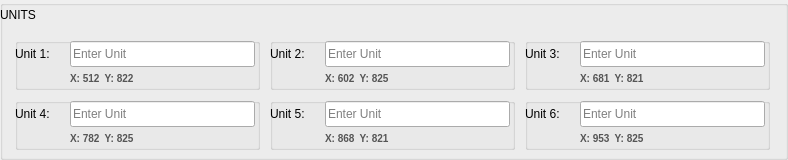
     <widget class="QGroupBox" name="unitSelectionGroup">
      <property name="geometry">
       <rect>
        <x>10</x>
        <y>668</y>
        <width>788</width>
        <height>160</height>
       </rect>
      </property>
      <property name="title">
       <string/>
      </property>
      <widget class="QLabel" name="unitSelectionHeaderLabel">
       <property name="geometry">
        <rect>
         <x>0</x>
         <y>0</y>
         <width>788</width>
         <height>30</height>
        </rect>
       </property>
       <property name="text">
        <string>UNITS</string>
       </property>
      </widget>
      <widget class="QGroupBox" name="unit1Group">
       <property name="geometry">
        <rect>
         <x>15</x>
         <y>38</y>
         <width>245</width>
         <height>52</height>
        </rect>
       </property>
       <property name="title">
        <string/>
       </property>
       <widget class="QLabel" name="unit1HeaderLabel">
        <property name="geometry">
         <rect>
          <x>0</x>
          <y>5</y>
          <width>55</width>
          <height>22</height>
         </rect>
        </property>
        <property name="text">
         <string>Unit 1:</string>
        </property>
        <property name="alignment">
         <set>Qt::AlignLeft|Qt::AlignVCenter</set>
        </property>
       </widget>
       <widget class="QLineEdit" name="unit1NameInput">
        <property name="geometry">
         <rect>
          <x>55</x>
          <y>3</y>
          <width>185</width>
          <height>26</height>
         </rect>
        </property>
        <property name="placeholderText">
         <string>Enter Unit</string>
        </property>
        <property name="alignment">
         <set>Qt::AlignLeft|Qt::AlignVCenter</set>
        </property>
       </widget>
       <widget class="QLabel" name="unit1CoordsLabel">
        <property name="geometry">
         <rect>
          <x>55</x>
          <y>32</y>
          <width>150</width>
          <height>16</height>
         </rect>
        </property>
        <property name="styleSheet">
         <string notr="true">color: #555555; font-family: "Menlo", "SF Mono", monospace; font-size: 10px; font-weight: 500; background-color: transparent;</string>
        </property>
        <property name="text">
         <string>X: 512  Y: 822</string>
        </property>
        <property name="alignment">
         <set>Qt::AlignLeft|Qt::AlignVCenter</set>
        </property>
       </widget>
       <widget class="QLabel" name="unit1SavedLabel">
        <property name="geometry">
         <rect>
          <x>180</x>
          <y>32</y>
          <width>50</width>
          <height>16</height>
         </rect>
        </property>
        <property name="styleSheet">
         <string notr="true">color: #22C55E; font-size: 9px; background-color: transparent;</string>
        </property>
        <property name="text">
         <string/>
        </property>
       </widget>
      </widget>
      <widget class="QGroupBox" name="unit2Group">
       <property name="geometry">
        <rect>
         <x>270</x>
         <y>38</y>
         <width>245</width>
         <height>52</height>
        </rect>
       </property>
       <property name="title">
        <string/>
       </property>
       <widget class="QLabel" name="unit2HeaderLabel">
        <property name="geometry">
         <rect>
          <x>0</x>
          <y>5</y>
          <width>55</width>
          <height>22</height>
         </rect>
        </property>
        <property name="text">
         <string>Unit 2:</string>
        </property>
        <property name="alignment">
         <set>Qt::AlignLeft|Qt::AlignVCenter</set>
        </property>
       </widget>
       <widget class="QLineEdit" name="unit2NameInput">
        <property name="geometry">
         <rect>
          <x>55</x>
          <y>3</y>
          <width>185</width>
          <height>26</height>
         </rect>
        </property>
        <property name="placeholderText">
         <string>Enter Unit</string>
        </property>
        <property name="alignment">
         <set>Qt::AlignLeft|Qt::AlignVCenter</set>
        </property>
       </widget>
       <widget class="QLabel" name="unit2CoordsLabel">
        <property name="geometry">
         <rect>
          <x>55</x>
          <y>32</y>
          <width>150</width>
          <height>16</height>
         </rect>
        </property>
        <property name="styleSheet">
         <string notr="true">color: #555555; font-family: "Menlo", "SF Mono", monospace; font-size: 10px; font-weight: 500; background-color: transparent;</string>
        </property>
        <property name="text">
         <string>X: 602  Y: 825</string>
        </property>
        <property name="alignment">
         <set>Qt::AlignLeft|Qt::AlignVCenter</set>
        </property>
       </widget>
       <widget class="QLabel" name="unit2SavedLabel">
        <property name="geometry">
         <rect>
          <x>180</x>
          <y>32</y>
          <width>50</width>
          <height>16</height>
         </rect>
        </property>
        <property name="styleSheet">
         <string notr="true">color: #22C55E; font-size: 9px; background-color: transparent;</string>
        </property>
        <property name="text">
         <string/>
        </property>
       </widget>
      </widget>
      <widget class="QGroupBox" name="unit3Group">
       <property name="geometry">
        <rect>
         <x>525</x>
         <y>38</y>
         <width>245</width>
         <height>52</height>
        </rect>
       </property>
       <property name="title">
        <string/>
       </property>
       <widget class="QLabel" name="unit3HeaderLabel">
        <property name="geometry">
         <rect>
          <x>0</x>
          <y>5</y>
          <width>55</width>
          <height>22</height>
         </rect>
        </property>
        <property name="text">
         <string>Unit 3:</string>
        </property>
        <property name="alignment">
         <set>Qt::AlignLeft|Qt::AlignVCenter</set>
        </property>
       </widget>
       <widget class="QLineEdit" name="unit3NameInput">
        <property name="geometry">
         <rect>
          <x>55</x>
          <y>3</y>
          <width>185</width>
          <height>26</height>
         </rect>
        </property>
        <property name="placeholderText">
         <string>Enter Unit</string>
        </property>
        <property name="alignment">
         <set>Qt::AlignLeft|Qt::AlignVCenter</set>
        </property>
       </widget>
       <widget class="QLabel" name="unit3CoordsLabel">
        <property name="geometry">
         <rect>
          <x>55</x>
          <y>32</y>
          <width>150</width>
          <height>16</height>
         </rect>
        </property>
        <property name="styleSheet">
         <string notr="true">color: #555555; font-family: "Menlo", "SF Mono", monospace; font-size: 10px; font-weight: 500; background-color: transparent;</string>
        </property>
        <property name="text">
         <string>X: 681  Y: 821</string>
        </property>
        <property name="alignment">
         <set>Qt::AlignLeft|Qt::AlignVCenter</set>
        </property>
       </widget>
       <widget class="QLabel" name="unit3SavedLabel">
        <property name="geometry">
         <rect>
          <x>180</x>
          <y>32</y>
          <width>50</width>
          <height>16</height>
         </rect>
        </property>
        <property name="styleSheet">
         <string notr="true">color: #22C55E; font-size: 9px; background-color: transparent;</string>
        </property>
        <property name="text">
         <string/>
        </property>
       </widget>
      </widget>
      <widget class="QGroupBox" name="unit4Group">
       <property name="geometry">
        <rect>
         <x>15</x>
         <y>98</y>
         <width>245</width>
         <height>52</height>
        </rect>
       </property>
       <property name="title">
        <string/>
       </property>
       <widget class="QLabel" name="unit4HeaderLabel">
        <property name="geometry">
         <rect>
          <x>0</x>
          <y>5</y>
          <width>55</width>
          <height>22</height>
         </rect>
        </property>
        <property name="text">
         <string>Unit 4:</string>
        </property>
        <property name="alignment">
         <set>Qt::AlignLeft|Qt::AlignVCenter</set>
        </property>
       </widget>
       <widget class="QLineEdit" name="unit4NameInput">
        <property name="geometry">
         <rect>
          <x>55</x>
          <y>3</y>
          <width>185</width>
          <height>26</height>
         </rect>
        </property>
        <property name="placeholderText">
         <string>Enter Unit</string>
        </property>
        <property name="alignment">
         <set>Qt::AlignLeft|Qt::AlignVCenter</set>
        </property>
       </widget>
       <widget class="QLabel" name="unit4CoordsLabel">
        <property name="geometry">
         <rect>
          <x>55</x>
          <y>32</y>
          <width>150</width>
          <height>16</height>
         </rect>
        </property>
        <property name="styleSheet">
         <string notr="true">color: #555555; font-family: "Menlo", "SF Mono", monospace; font-size: 10px; font-weight: 500; background-color: transparent;</string>
        </property>
        <property name="text">
         <string>X: 782  Y: 825</string>
        </property>
        <property name="alignment">
         <set>Qt::AlignLeft|Qt::AlignVCenter</set>
        </property>
       </widget>
       <widget class="QLabel" name="unit4SavedLabel">
        <property name="geometry">
         <rect>
          <x>180</x>
          <y>32</y>
          <width>50</width>
          <height>16</height>
         </rect>
        </property>
        <property name="styleSheet">
         <string notr="true">color: #22C55E; font-size: 9px; background-color: transparent;</string>
        </property>
        <property name="text">
         <string/>
        </property>
       </widget>
      </widget>
      <widget class="QGroupBox" name="unit5Group">
       <property name="geometry">
        <rect>
         <x>270</x>
         <y>98</y>
         <width>245</width>
         <height>52</height>
        </rect>
       </property>
       <property name="title">
        <string/>
       </property>
       <widget class="QLabel" name="unit5HeaderLabel">
        <property name="geometry">
         <rect>
          <x>0</x>
          <y>5</y>
          <width>55</width>
          <height>22</height>
         </rect>
        </property>
        <property name="text">
         <string>Unit 5:</string>
        </property>
        <property name="alignment">
         <set>Qt::AlignLeft|Qt::AlignVCenter</set>
        </property>
       </widget>
       <widget class="QLineEdit" name="unit5NameInput">
        <property name="geometry">
         <rect>
          <x>55</x>
          <y>3</y>
          <width>185</width>
          <height>26</height>
         </rect>
        </property>
        <property name="placeholderText">
         <string>Enter Unit</string>
        </property>
        <property name="alignment">
         <set>Qt::AlignLeft|Qt::AlignVCenter</set>
        </property>
       </widget>
       <widget class="QLabel" name="unit5CoordsLabel">
        <property name="geometry">
         <rect>
          <x>55</x>
          <y>32</y>
          <width>150</width>
          <height>16</height>
         </rect>
        </property>
        <property name="styleSheet">
         <string notr="true">color: #555555; font-family: "Menlo", "SF Mono", monospace; font-size: 10px; font-weight: 500; background-color: transparent;</string>
        </property>
        <property name="text">
         <string>X: 868  Y: 821</string>
        </property>
        <property name="alignment">
         <set>Qt::AlignLeft|Qt::AlignVCenter</set>
        </property>
       </widget>
       <widget class="QLabel" name="unit5SavedLabel">
        <property name="geometry">
         <rect>
          <x>180</x>
          <y>32</y>
          <width>50</width>
          <height>16</height>
         </rect>
        </property>
        <property name="styleSheet">
         <string notr="true">color: #22C55E; font-size: 9px; background-color: transparent;</string>
        </property>
        <property name="text">
         <string/>
        </property>
       </widget>
      </widget>
      <widget class="QGroupBox" name="unit6Group">
       <property name="geometry">
        <rect>
         <x>525</x>
         <y>98</y>
         <width>245</width>
         <height>52</height>
        </rect>
       </property>
       <property name="title">
        <string/>
       </property>
       <widget class="QLabel" name="unit6HeaderLabel">
        <property name="geometry">
         <rect>
          <x>0</x>
          <y>5</y>
          <width>55</width>
          <height>22</height>
         </rect>
        </property>
        <property name="text">
         <string>Unit 6:</string>
        </property>
        <property name="alignment">
         <set>Qt::AlignLeft|Qt::AlignVCenter</set>
        </property>
       </widget>
       <widget class="QLineEdit" name="unit6NameInput">
        <property name="geometry">
         <rect>
          <x>55</x>
          <y>3</y>
          <width>185</width>
          <height>26</height>
         </rect>
        </property>
        <property name="placeholderText">
         <string>Enter Unit</string>
        </property>
        <property name="alignment">
         <set>Qt::AlignLeft|Qt::AlignVCenter</set>
        </property>
       </widget>
       <widget class="QLabel" name="unit6CoordsLabel">
        <property name="geometry">
         <rect>
          <x>55</x>
          <y>32</y>
          <width>150</width>
          <height>16</height>
         </rect>
        </property>
        <property name="styleSheet">
         <string notr="true">color: #555555; font-family: "Menlo", "SF Mono", monospace; font-size: 10px; font-weight: 500; background-color: transparent;</string>
        </property>
        <property name="text">
         <string>X: 953  Y: 825</string>
        </property>
        <property name="alignment">
         <set>Qt::AlignLeft|Qt::AlignVCenter</set>
        </property>
       </widget>
       <widget class="QLabel" name="unit6SavedLabel">
        <property name="geometry">
         <rect>
          <x>180</x>
          <y>32</y>
          <width>50</width>
          <height>16</height>
         </rect>
        </property>
        <property name="styleSheet">
         <string notr="true">color: #22C55E; font-size: 9px; background-color: transparent;</string>
        </property>
        <property name="text">
         <string/>
        </property>
       </widget>
      </widget>
     </widget>
